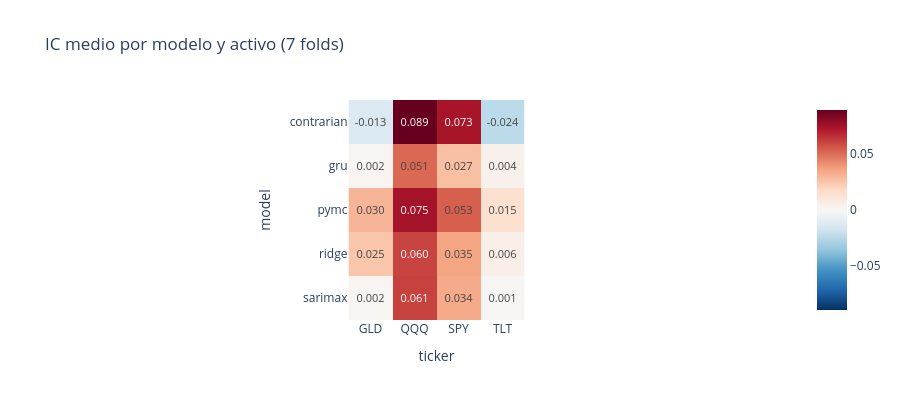

Source (notebook cell):
### Markdown cell above
### IC por modelo y activo

Aquí se ve la historia real: la señal está concentrada en renta variable americana.

### Code cell
pivot_ic = metrics_df.pivot_table(index="model", columns="ticker", values="ic", aggfunc="mean").round(4)
print("IC medio por modelo y activo:")
print(pivot_ic.to_string())

fig = px.imshow(
    pivot_ic, text_auto=".3f", color_continuous_scale="RdBu_r",
    color_continuous_midpoint=0.0,
    title="IC medio por modelo y activo (7 folds)",
)
fig.update_layout(template="plotly_white", height=400)
fig.show()

### Figure 1 — Plotly figure (JSON) as saved in the notebook; plotly's stock layout.template omitted (floating-point values rounded to 4 significant figures)
{"data": [{"coloraxis": "coloraxis", "hovertemplate": "ticker: %{x}<br>model: %{y}<br>color: %{z}<extra></extra>", "name": "0", "texttemplate": "%{z:.3f}", "type": "heatmap", "x": ["GLD", "QQQ", "SPY", "TLT"], "xaxis": "x", "y": ["contrarian", "gru", "pymc", "ridge", "sarimax"], "yaxis": "y", "z": [[-0.0134, 0.089, 0.0735, -0.024], [0.0021, 0.0513, 0.027, 0.0044], [0.0303, 0.0746, 0.0533, 0.0145], [0.0249, 0.0602, 0.0353, 0.0057], [0.0022, 0.0607, 0.0336, 0.0012]]}], "layout": {"coloraxis": {"autocolorscale": false, "cmid": 0, "colorscale": [[0, "rgb(5,48,97)"], [0.1, "rgb(33,102,172)"], [0.2, "rgb(67,147,195)"], [0.3, "rgb(146,197,222)"], [0.4, "rgb(209,229,240)"], [0.5, "rgb(247,247,247)"], [0.6, "rgb(253,219,199)"], [0.7, "rgb(244,165,130)"], [0.8, "rgb(214,96,77)"], [0.9, "rgb(178,24,43)"], [1, "rgb(103,0,31)"]]}, "height": 400, "title": {"text": "IC medio por modelo y activo (7 folds)"}, "xaxis": {"anchor": "y", "constrain": "domain", "domain": [0, 1], "scaleanchor": "y", "title": {"text": "ticker"}}, "yaxis": {"anchor": "x", "autorange": "reversed", "constrain": "domain", "domain": [0, 1], "title": {"text": "model"}}}}
